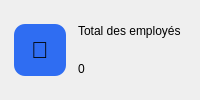
               <widget class="QFrame" name="carteTotal">
                <property name="carte" stdset="0">
                 <bool>true</bool>
                </property>
                <layout class="QHBoxLayout" name="dispositionTotal" stretch="0,1">
                 <property name="spacing">
                  <number>12</number>
                 </property>
                 <property name="leftMargin">
                  <number>14</number>
                 </property>
                 <property name="topMargin">
                  <number>12</number>
                 </property>
                 <property name="rightMargin">
                  <number>14</number>
                 </property>
                 <property name="bottomMargin">
                  <number>12</number>
                 </property>
                 <item>
                  <widget class="QLabel" name="pictoTotal">
                   <property name="minimumSize">
                    <size>
                     <width>52</width>
                     <height>52</height>
                    </size>
                   </property>
                   <property name="maximumSize">
                    <size>
                     <width>52</width>
                     <height>52</height>
                    </size>
                   </property>
                   <property name="styleSheet">
                    <string notr="true">background:#2f6df2;border-radius:11px;font-size:17pt;</string>
                   </property>
                   <property name="text">
                    <string>💼</string>
                   </property>
                   <property name="alignment">
                    <set>Qt::AlignCenter</set>
                   </property>
                  </widget>
                 </item>
                 <item>
                  <layout class="QVBoxLayout" name="textesTotal">
                   <property name="spacing">
                    <number>0</number>
                   </property>
                   <item>
                    <widget class="QLabel" name="libelleTotal">
                     <property name="texte" stdset="0">
                      <string notr="true">discret</string>
                     </property>
                     <property name="text">
                      <string>Total des employés</string>
                     </property>
                    </widget>
                   </item>
                   <item>
                    <widget class="QLabel" name="kpiTotal">
                     <property name="texte" stdset="0">
                      <string notr="true">kpi</string>
                     </property>
                     <property name="text">
                      <string>0</string>
                     </property>
                    </widget>
                   </item>
                  </layout>
                 </item>
                </layout>
               </widget>
